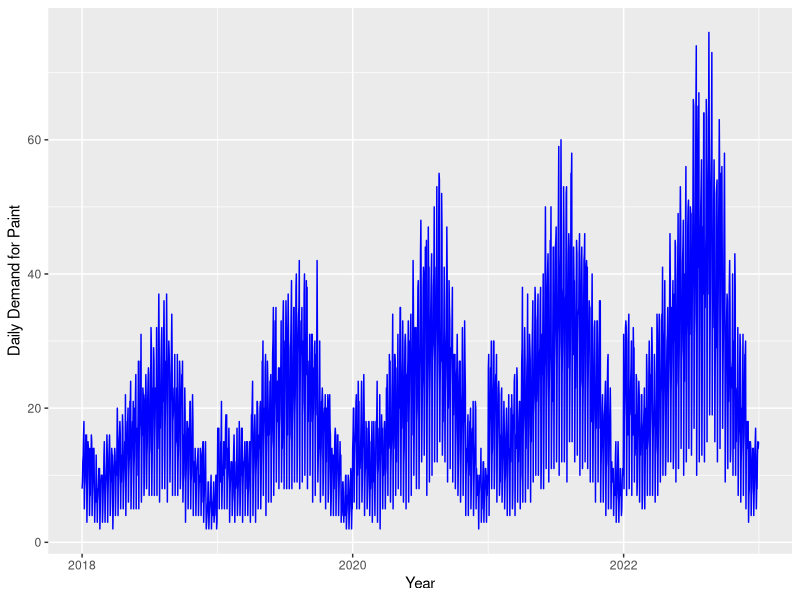
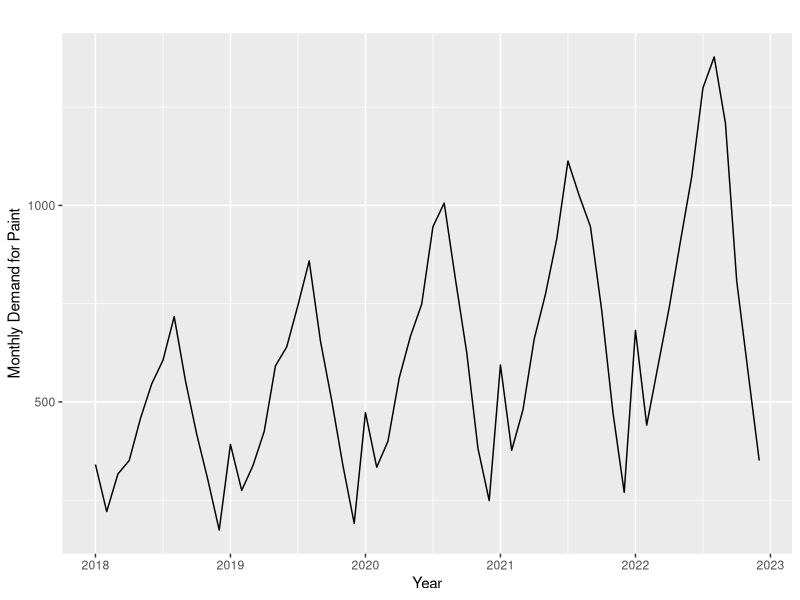
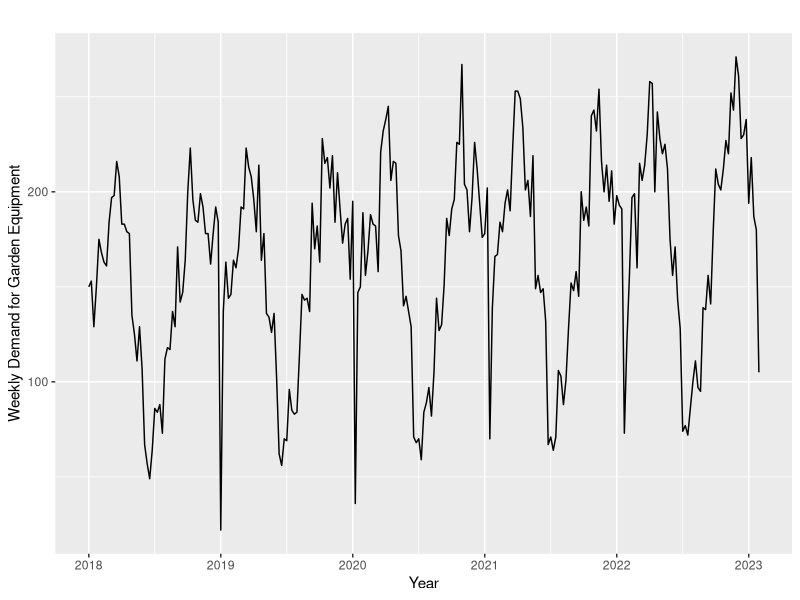
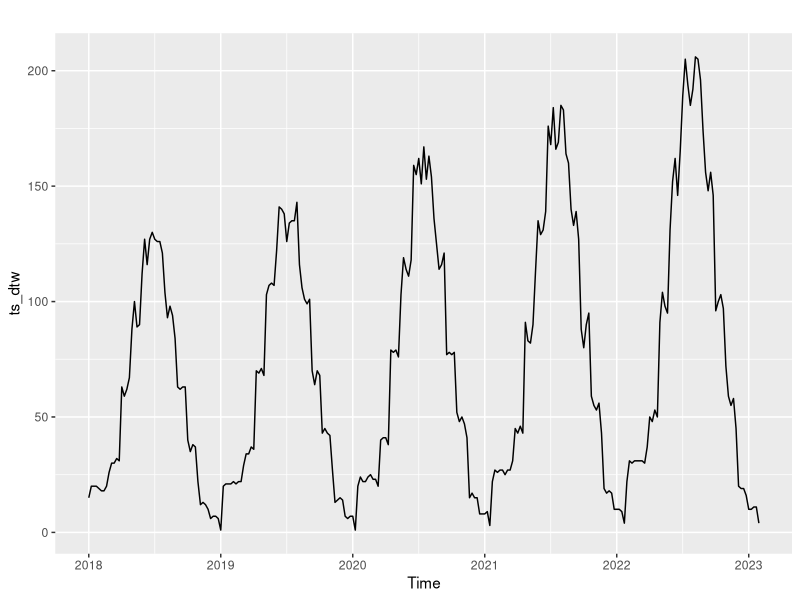
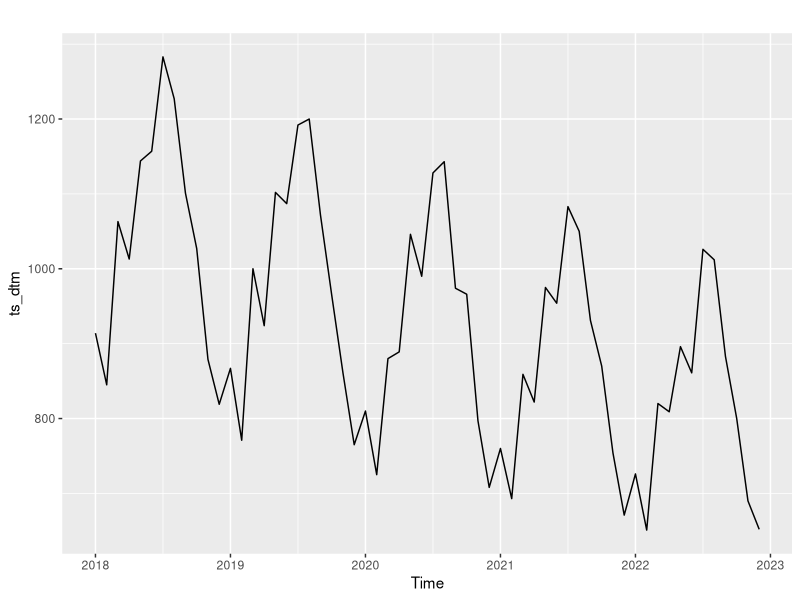
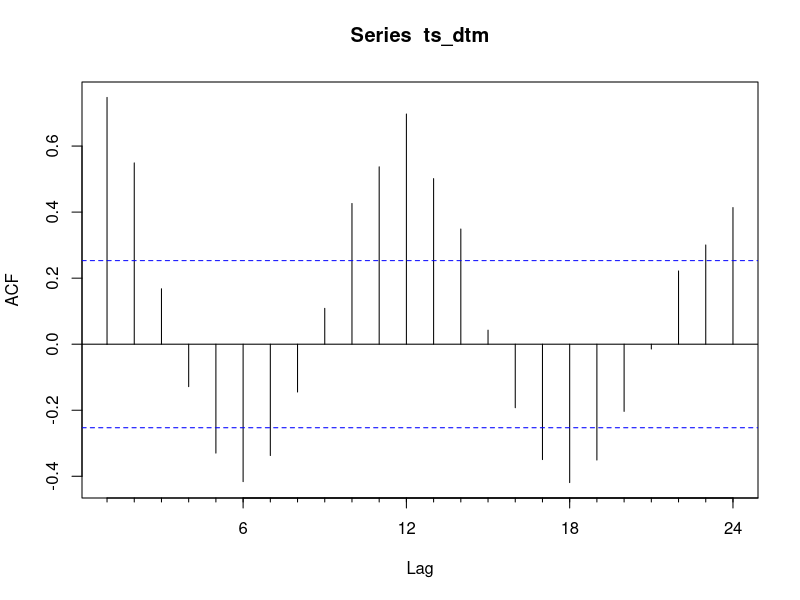
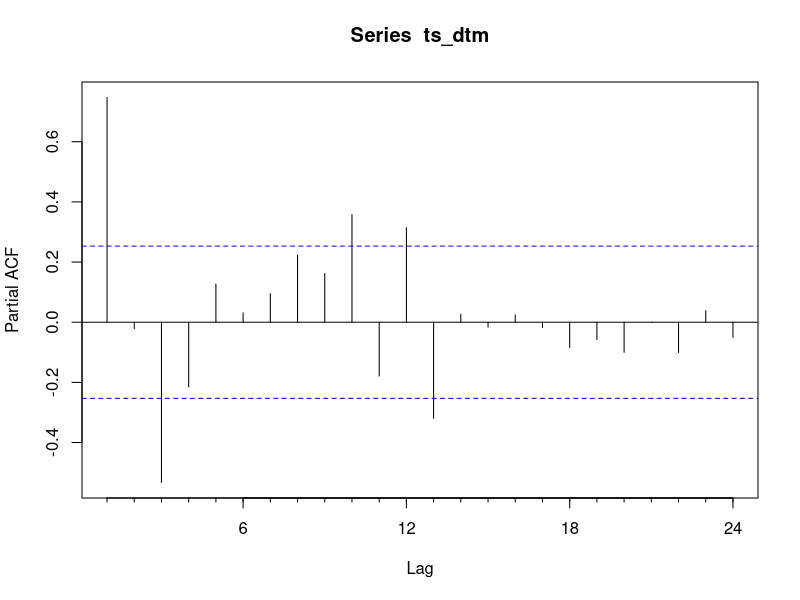
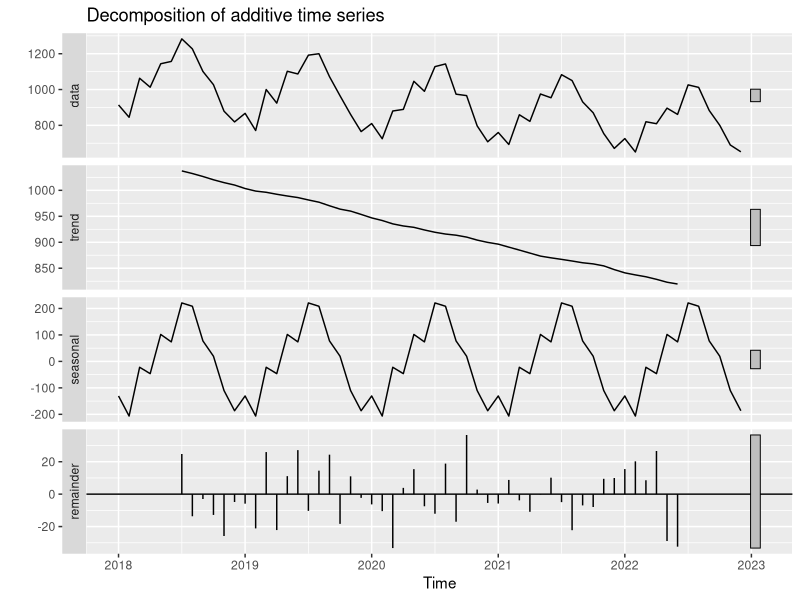

Write the R code that produced these figures, in order.
#
# DEMAND FORECASTING
# Coursera Guided Project
# Instructor - Moses Gummadi

# This is an R Script file
# You can open this in R Studio
# Use # symbol for comments in R Script file
# The script file contains code and comments
# You can run the code by typing it next to ">" symbol
#   in the Console window (bottom left)
# You can also run the code by selecting the code in
#   the script file and hit "Run" in the top-left pane

# R Studio is already downloaded in your Rhyme Desktop
# To download on your own desktop
# Use this link https://rstudio.com/products/rstudio/
# Choose the RStudio Desktop Free Option

#----------------------------------------------------------
# Tasks In This Guided Project
#    Import data, create time series objects.
#    Analyse trend, seasonality.
#    Analyse trend, seasonality - Practice Task
#    Auto ARIMA modelling & parameters
#    Create and evaluate ARIMA demand model
#    Forecast demand, plot, extact and evaluate.
#    Capstone Task

# ---------------------------------------------------------
# Task 1 - Import data, create time series objects
# ---------------------------------------------------------

# Code To Check & Install Libraries
check = c("forecast","data.table","ggplot2") %in% installed.packages()
if(!check[1]) install.packages("forecast")
if(!check[2]) install.packages("data.table")
if(!check[3]) install.packages("ggplot2")
library(forecast); library(data.table); library(ggplot2)
rm(check)

setwd("C:/Users/niteshg/Downloads/demand forecasting")

# Import Demand Data
dt = fread("Demand-Data.csv")

# Format Date, add additional columns
dt$Date = as.Date(dt$Date, "yyyy-mm-dd")
dt[, WeekDay := wday(Date) ]
dt[, WeekNum := week(Date) ]
dt[, Month   := month(Date)]
dt[, Year    := year(Date) ]

# Plot demand data for a chosen product
ggplot(data = dt, aes(x = Date, y = Paint)) +
  geom_line(color = "blue")+
  xlab("Year") +
  ylab("Daily Demand for Paint")

# Summarise demand by week and by month
cnames = names(dt)[2:7]

dtw = dt[, lapply(.SD, sum, na.rm=TRUE), 
         by = .(WeekNum,Year), .SDcols=cnames ]

dtm = dt[, lapply(.SD, sum, na.rm=TRUE), 
         by = .(Month,Year), .SDcols=cnames ]

# Filtering Data Tables
dtw[Year == 2020]
dtm[Year >= 2019]

# Extracting Columns as Vectors
dtm[, Paint]
dtm[Year >= 2020, Paint]

#------Time Series Objects (Examples) ---------------

x = sample(10:20,100, replace = TRUE)

ts(x, frequency = 12, start = c(2014,2))

ts(x, frequency = 4, start = c(2014,3))

ts(x, frequency = 4, 
   start = c(2014,3), end = c(2020,4))


#-----Create Time Series Objects From Demand Data ----

ts_dtm = ts(dtm[,Paint], frequency =12, start = c(2018,1))

autoplot(ts_dtm) + 
  xlab("Year") +
  ylab("Monthly Demand for Paint")

ts_dtw = ts(dtw[,GardEquip], frequency = 52, start = c(2018,1))

autoplot(ts_dtw) + 
  xlab("Year") +
  ylab("Weekly Demand for Garden Equipment")

# Check If It's Time Series Object
is.ts(dt)  
is.ts(ts_dtw)


# ---------------------------------------------------------
# Task 2 - Analyse demand trend & seasonality 
# ---------------------------------------------------------

ts_dtw = ts(dtw[,Compost], frequency =52, start = c(2018,1))
autoplot(ts_dtw)

ts_dtm = ts(dtm[,DoorLock], frequency =12, start = c(2018,1))
autoplot(ts_dtm)

# ------ACF and PACF --------------------------------------
#   
#   ACF  = Auto-correlation Function 
#   PACF = Partial Auto-correlation Function 

Acf(ts_dtm)
Pacf(ts_dtm)


# ------Decompose Data ------------------------------------

ts_dtm  %>%
  decompose() %>%
  autoplot()

ts_dtw  %>%
  decompose() %>%
  autoplot()


# ------Extract Decomposed Data ---------------------------

decompose(ts_dtm)$trend
decompose(ts_dtm)$seasonal
decompose(ts_dtm)$random

autoplot(ts_dtm - decompose(ts_dtm)$seasonal)
autoplot(ts_dtm - decompose(ts_dtm)$trend)

Pacf(ts_dtm - decompose(ts_dtm)$seasonal)


# ---------------------------------------------------------
# Practice - Analyse demand trend & seasonality 
# ---------------------------------------------------------

# Analyse QUARTERLY trend and seasonality for "GardEquip"
# Use demand from 2019 onwards, exclude 2018 data
# You will need a new table, "dtq" and new time series object
# DO NOT use "ts_dtw" and "ts_dtm" to define time series objects
# Use the function "quarter" to create additional column in dt





# ---------------------------------------------------------
# Task 3 - Auto ARIMA modelling & parameters
# ---------------------------------------------------------

# ------What is ARIMA ? -----------------------------------
# AR     = Auto Regression - Regression on past values
# MA     = Moving Average model - Regression on past "errors"
# ARIMA  = Auto Regressive Integrated Moving Average

# AR - regression model - current values are 
#      linearly dependent on past values

# MR - regression model - current values are 
#      linearly dependent on past "errors" 

# Resource - https://otexts.com/fpp2/seasonal-arima.html


auto.arima(ts_dtm)

# ARIMA (p,d,q) (P,D,Q) [freq]
# (p,d,q) - non-seasonal part
# (P,D,Q) - seasonal part

# p,P - order (number of time lags) of the autoregressive model
# d,P - degree of first differencing 
# q,P - order of the moving-average model

# AIC = Akaike Information Criterion
# BIC = Bayesian Information Criterion

# AIC and BIC estimate prediction error
#     and quantity the information loss
#     the lesser the better model we have

# List the models using 'trace = TRUE'
auto.arima(ts_dtm, ic = "bic", trace = TRUE)

# "stepwise = FALSE" searches more models. It's slow.
auto.arima(ts_dtm, stepwise = FALSE, trace = TRUE)

# The model can be stored in a variable
m = auto.arima(ts_dtm, ic = "bic", trace = TRUE)
print(m)

# ---------------------------------------------------------
# Task 4 - Create and evaluate ARIMA demand model
# ---------------------------------------------------------

ts_dtm = ts(dtm[,Paint], frequency =12, start = c(2018,1))
autoplot(ts_dtm)

m = auto.arima(ts_dtm, ic = "bic", trace = TRUE)
print(m)

auto.arima(ts_dtm, stepwise = FALSE, trace = TRUE)

m = Arima(ts_dtm, order = c(0,0,0),
          seasonal=list(order=c(0,1,1), period=12),
          include.drift = TRUE)
print(m)

Pacf(ts_dtm)

summary(m)

checkresiduals(m) # residuals normal, ACF matches periodicity



# ---------------------------------------------------------
# Task 5 - Forecast demand, plot, extact and evaluate.
# ---------------------------------------------------------

f = forecast(m, h = 12) # h = number of periods forecasted 
autoplot(f)

autoplot(f, include = 24) # previous data points to include

#----- Forecast Diagnosis  --------------------------------

plot(f$residuals)

qqnorm(f$residuals)
qqline(f$residuals, col = 2)

Acf(f$residuals)
Pacf(f$residuals)

#----- Write Output  -------------------------------------

out = as.data.table(f)
out = round(out,0)       # round the values to integers
write.csv(out,"Forecast.csv")

# ---------------------------------------------------------
# Capstone Task - 52 Week Forecast for Garden Equipment
# ---------------------------------------------------------



# ---------------------------------------------------------
# End of Guided Project - Thank You
# ---------------------------------------------------------